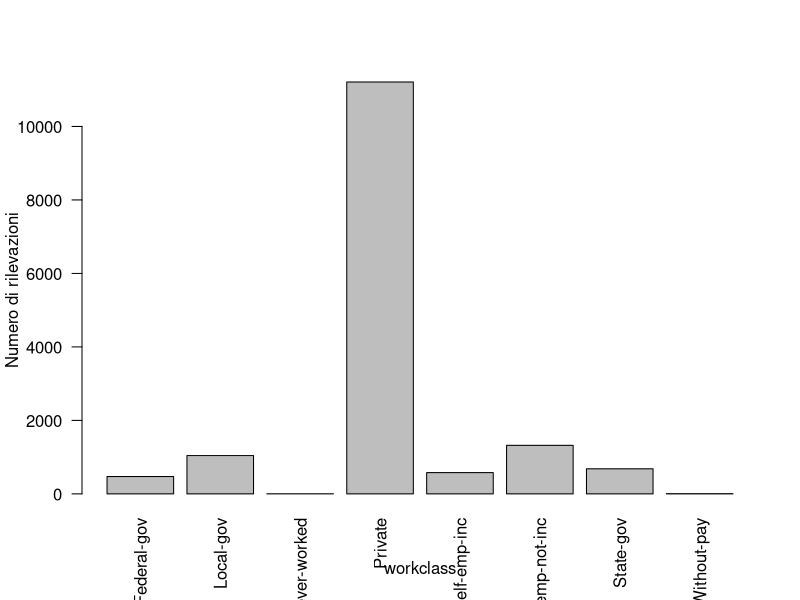
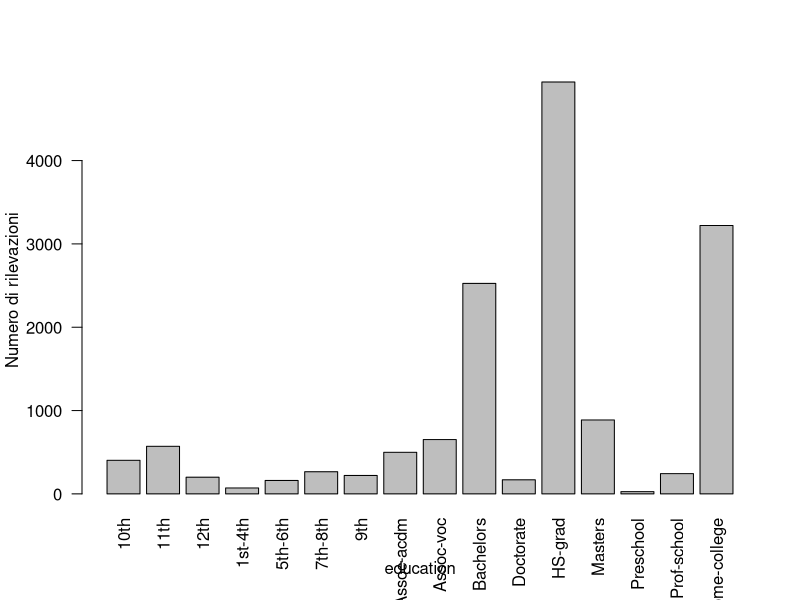
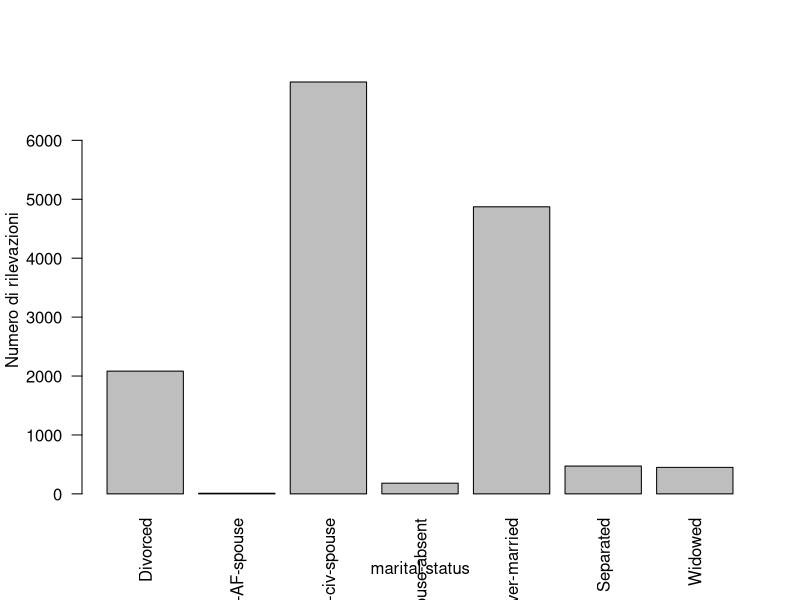
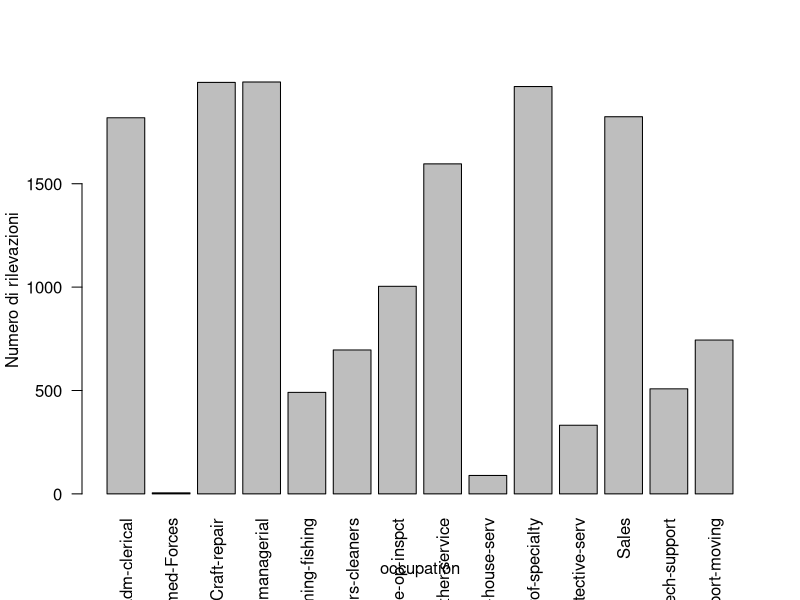
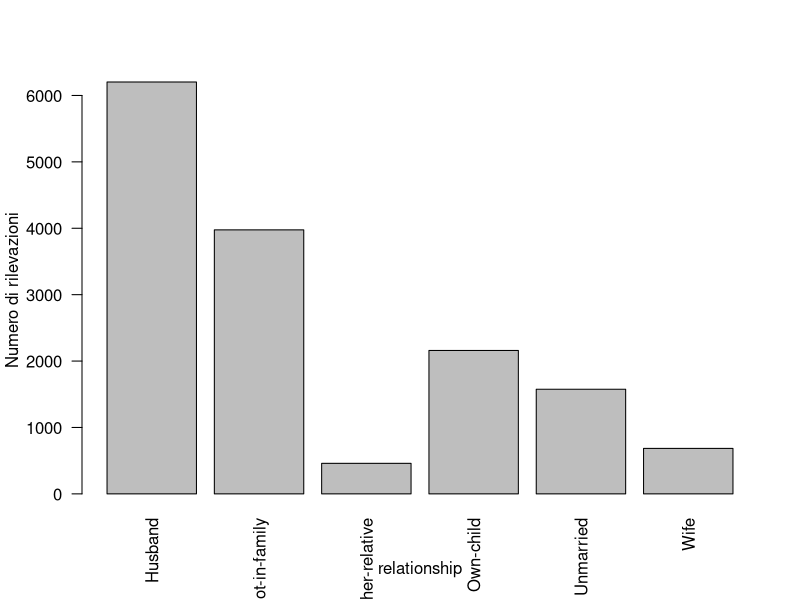
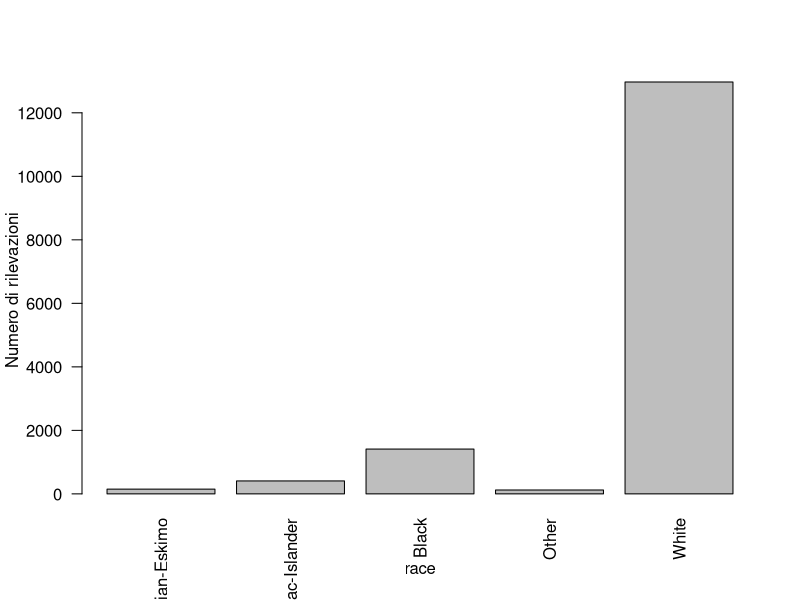
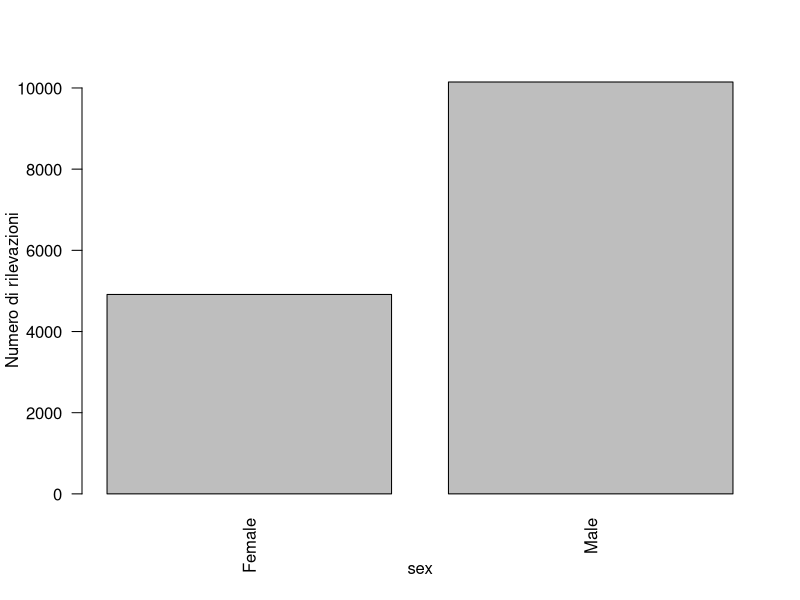
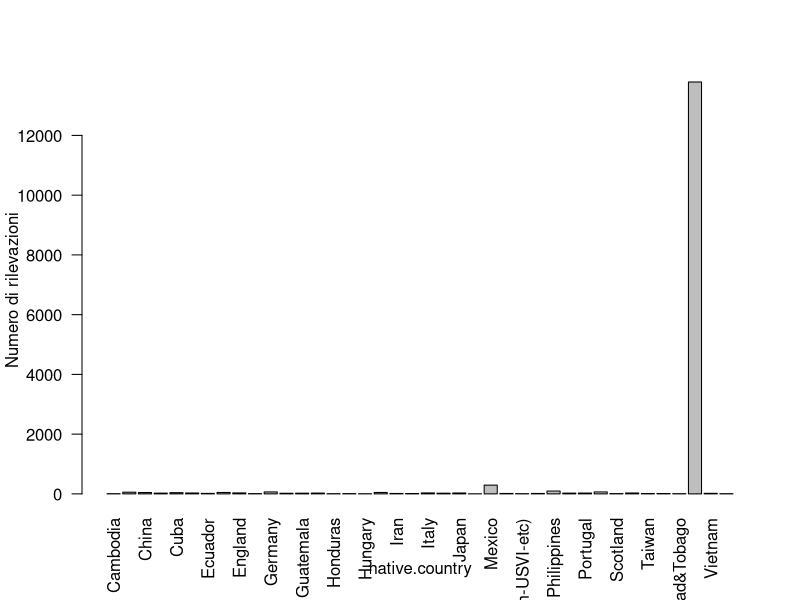

These figures' R source, in order:
##1
# Assegno la working directory - Ho creato un progetto, quindi la workdir è già corretta. Aggiungo pseudocodice esplicativo sotto
setwd("C:/Files/Personali/Unige/Code/SD/GruppoStat/Esercitazione0")
# Prendi il file adult.txt dalla workdir attuale e portalo in un data frame - I valori sotto rispettano il file importato
dfAdult = read.table(
    "adult.txt", 
    sep = ",",
    na.strings="?",
    # La prima riga non va letta
    header = F,
    skip = 1,
##2
    col.names = c("age", "workclass", "fnlwgt", "education","education-num","marital-status", "occupation", "relationship", "race", "sex", "capital-gain","capital-loss", "hours-per-week","native-country","income")
    )

##3
# Studio la dimensione del dataframe
dim = dim(dfAdult) # RxC
#La stampo a schermo
cat(dim, "(Righe Colonne)")

##4
#Studio la struttura del dataframe prima di convertirle in factor
str(dfAdult)
#Trasformo tutte le variabili in chr a variabili in factor ( workclass, education, marital-status...)
#Cambio tutte le variabili chr in factor con un iterazione

#Itero attraverso i nomi di colonna
for (i in colnames(dfAdult)) {
# Se la classe del vettore colonna (uso [[]] per generare un vettore anzi che un dataframe da una singola colonna) è character, cambia quella colonna in fattore  
  # print(class(dfAdult[[i]])) //DEBUG
  if(class(dfAdult[[i]]) == "character"){
    #Cat concatena i valori e li stampa, così posso mettere sia i che la stringa nella stessa linea e ridurre la lunghezza 
    cat("Cambio la classe di ", i ," a fattore\n")
    # (Chiamo la colonna come vettore con [[]] anzi che dataframe$nomecolonna - che fa la stessa cosa - e cambio questo vettore in un factor) 
    dfAdult[[i]] = as.factor(dfAdult[[i]])
  }
}


##5
#Stampo le prime 10 righe
head(dfAdult,10)
#Visualizzo il dataframe
View(dfAdult)


##6
#Visualizzo i livelli (gli elementi distinti) di education
levels(dfAdult[["education"]])
# analogo: levels(dfAdult$education)
#L'ordine è alfabetico


##7
#Creo un fattore ordinato per l'educazione
education_rec <- ordered(x = dfAdult$education, levels =c("Preschool","1st-4th","5th-6th","9th","10th","11th","12th","HS-grad","Prof-school","Assoc-acdm","Assoc-voc","Some-college","Bachelors","Masters","Doctorate"))
#Non ho capito se serva sostituirlo ad education, ma in caso ecco quì:
# dfAdult$education = education_rec


##8
#Costruisco il nuovo dataframe con solo variabili qualitative usando il ciclo usato in precedenza
# Lo faccio partendo da quello iniziale
qDfAdult = na.omit(dfAdult)
#Itero e rimuovo le colonne che hanno classe int

keepVect <- c()

for (i in colnames(qDfAdult)) {
  if(class(qDfAdult[[i]]) != "integer"){
    #Aggiungo tutte queste colonne a un vettore
     keepVect <- append(keepVect,i)
  }
}
#Ora creo un subset del dataframe qualitativo senza le colonne quantitative
#Devo usare questo metodo e non subset perchè colnames mi da una stringa, quindi il vettore è composto di stringhe - mentre subset vuole il valore "non in stringa"
qDfAdult <- qDfAdult[keepVect]


##9
#(TABELLE)


#Definisco una funzione per "pulizia"

#FUNZIONE:
#ARGUMENTS: vettore - un vettore, nomeX - nome da dare alla coordinata x, il nome della colonna del dataframe va bene
#RETURNS: void
#UTILIZZO: Prende un vettore variabile (factor, a più livelli), se stampa una tabella di contingenza per la freq assoluta, quella relativa (e quella rel percentuale), e stampa un diagramma a barre (non cambia nulla tra i tipi di dati in quanto separati da una costante coumne)
printAbsRelHist <-  function (vettore, nomeX){
  aWcTable <- table(vettore)

##Vecchia implementazione che non utilizzava prop.table  
#  print(vettore)
#  #per contare la popolazione, osservo quale sia la lunghezza del vettore (freq rel = freq ass / popolazione)
#  rWcTable <- aWcTable / length(vettore) 
#  print(rWcTable)
#  # Per sfizio la stampo anche in percentuale
#  percWcTable <-  rWcTable * 100
#  print(percWcTable)
  
##Nuova implementazione
  #Relativo come "proportionate to the rest of the table": prop.table
  rWcTable <- prop.table(aWcTable)
  #Affianco le tabelle per colonna (prendo la freq relativa e quella rel perc con il round e il *100)
  totalTable <- cbind(aWcTable,round(rWcTable,4),round(rWcTable*100,2))
  #Nomi colonne
  colnames(totalTable) <- c("Freq Assoluta", "Relativa", "Pecentuale")
  #Stampa un "divisore". Il \n appended alla fine serve a mandare il cursore a nuova linea in cat. Con writelines non ci sarebbe il problema, con print non si potrebbe stampare su più righe
  cat("\n\n######## \n", nomeX,"\n########", "\n")
  print(totalTable)
  #Stampo l'istogramma del dataset dato
  barplot(aWcTable, xlab = nomeX, ylab = "Numero di rilevazioni",las=2)
  }

#In questo caso in particolare seguo un processo più tedioso per workclass, mentre itero per stampare le altre
#Osservo la variabile workclass (dalla tabella completa, in quanto na-omittendo rimuovo quelli senza capital gainis - ovvero chi non lavora, eliminando un importante dato dalla frequenza: i disoccupati)
levels(dfAdult$workclass)
#Tabella con frequenza assoluta (PER OTTENERE UNA PERCENTUALE CHE ARRIVA A 100 DEVO OMETTERE I VALORI NON PRESENTI)
naOmittedWc <-  na.omit(dfAdult$workclass)
#Caso workclass
printAbsRelHist(naOmittedWc, "workclass")

#Restanti casi
for(i in colnames(qDfAdult)){
  #Se non è workclass, che abbiamo già plottato
  if(i != "workclass"){
    printAbsRelHist(qDfAdult[[i]], i)
  }
}
